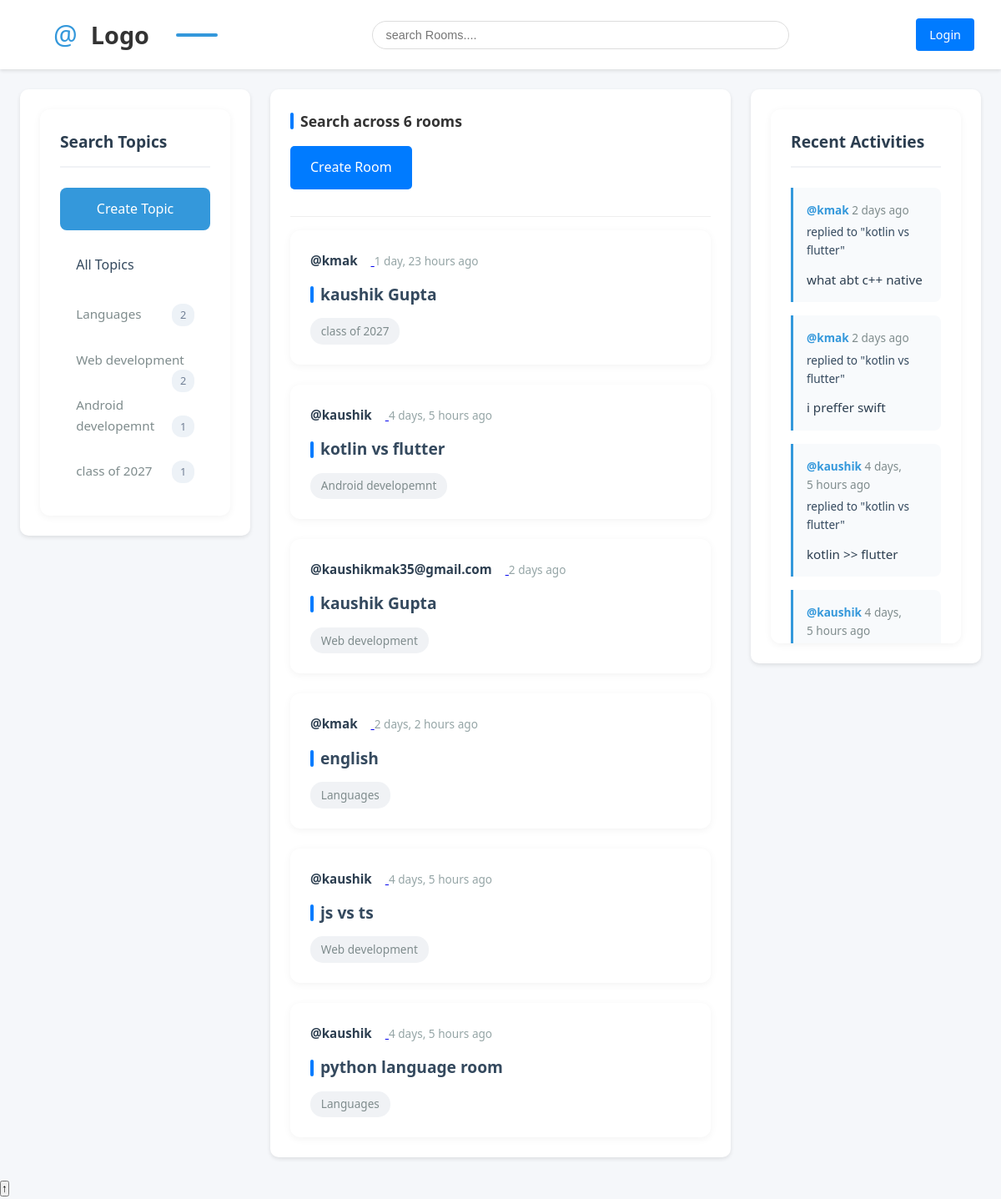
The app's page /, older data.
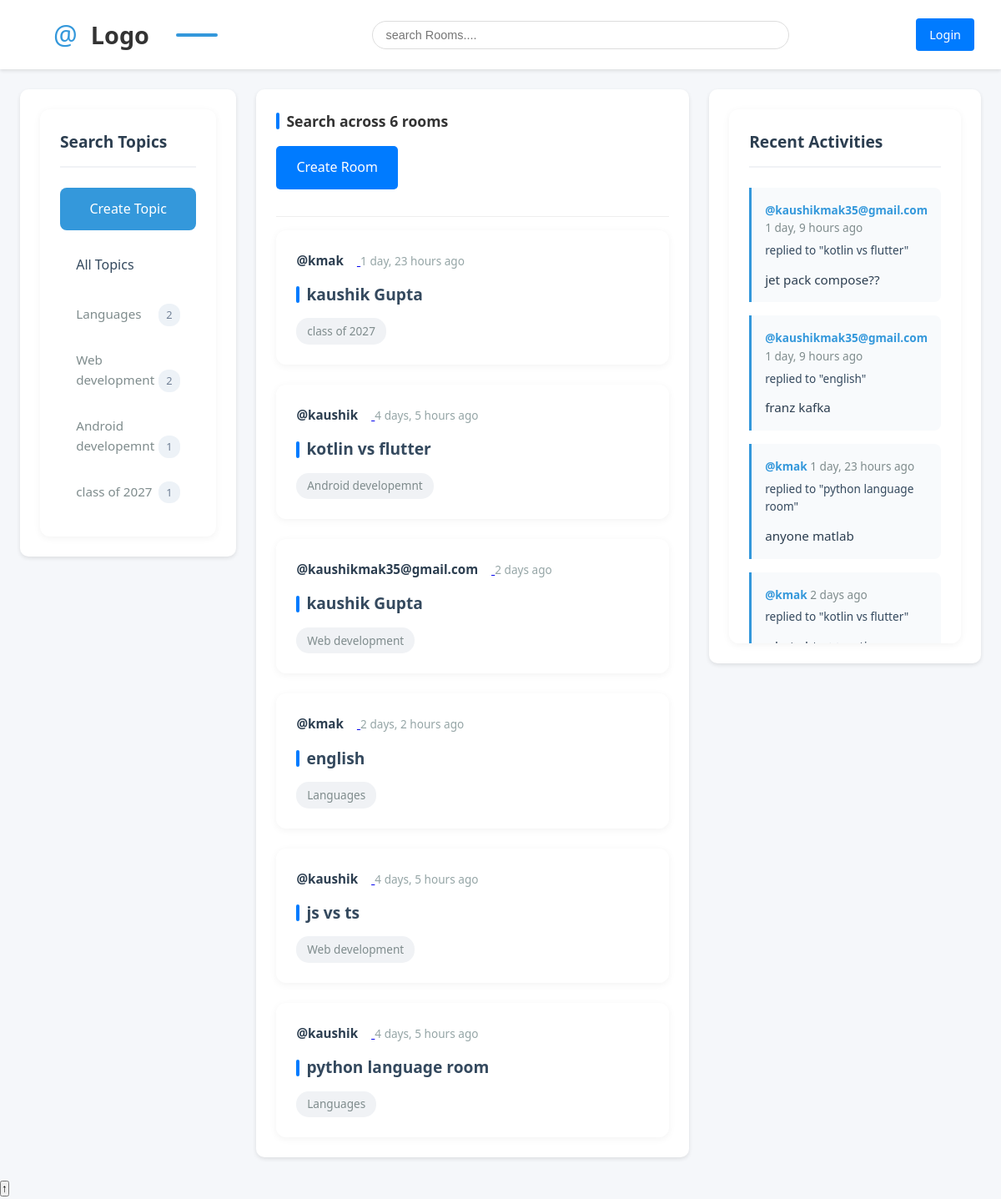
The same page, newer data.
### base/models.py (models this page shows, shortened)
class Topic(models.Model):
    name = models.CharField(max_length=200)

class Room(models.Model):
    host = models.ForeignKey(User, on_delete=models.SET_NULL, null=True)
    topic = models.ForeignKey(Topic, on_delete=models.SET_NULL, null=True)
    name = models.CharField(max_length=200)
    description = models.TextField(null=True, blank=True)
    participants = models.ManyToManyField(User, related_name='participants', blank=True)
    updated = models.DateTimeField(auto_now=True)
    created = models.DateTimeField(auto_now_add=True)
    def __str__(self):
        return str(self.name)
    class Meta:
        ordering = ['-updated','-created']

class Message(models.Model):
    user = models.ForeignKey(User, on_delete=models.CASCADE)
    room = models.ForeignKey(Room, on_delete=models.CASCADE)
    body = models.TextField()
    updated = models.DateTimeField(auto_now=True)
    created = models.DateTimeField(auto_now_add=True)
    class Meta:
        ordering = ['-updated','-created']
    def __str__(self):
        return self.body[0:50]

### base/views.py (the view)
# urls.py: path('', views.home, name="home"),
def home(request):
    query = request.GET.get('q', '')  # Default to empty string if q is not in GET
    if query == '':
        rooms = Room.objects.all()
    else:
        rooms = Room.objects.filter(
            Q(topic__name__contains = query) | Q(name__icontains=query) | Q(description__icontains=query)
            )
    topic  = Topic.objects.all()
    room_count = rooms.count()
    room_messages = Message.objects.filter(Q(room__topic__name__icontains=query))
    context = {'rooms': rooms, 'topic': topic, 'room_count': room_count, 'room_messages': room_messages}
    return render(request, 'base/home.html', context)

### base/templates/base/home.html
{% extends 'main.html' %}
{% block content %}
<div class="home-container">
    <div class="sidebar-left">
        {% include 'base/topic_widget.html' %}
    </div>
    <div class="main-content">
        <div class="header-section">
            <h5><span>Search across {{room_count}} rooms</span></h5>
            <a href="{% url 'create-room' %}" class="create-room-btn">Create Room</a>
        </div>
        <hr>
        <div class="feed-section">
            {% include 'base/feed_widget.html' %}
        </div>
    </div>
    <div class="sidebar-right">
        {% include 'base/activity_widget.html' %}
    </div>
</div>
{% endblock %}

### base/templates/base/topic_widget.html
<div class="topic-widget-container">
    <h3>Search Topics</h3>
    <a href="{% url 'create-topic' %}" class="create-topic">
        <p>Create Topic</p>
    </a>
    <a href="{% url 'home' %}" class="all-topics">All Topics</a>
    {% for i in topic %}
        <div data-count="{{ i.room_set.count }}">
            <a href="{% url 'home' %}?q={{i.name}}"
               {% if request.GET.q == i.name %}class="active"{% endif %}>
                {{i.name}}
            </a>
        </div>
    {% endfor %}
</div>

### base/templates/base/feed_widget.html (shortened to what this page needs)
<div class="feed-container">
  {% for i in rooms %}
  <div data-room-id="{{ i.id }}">
    <a href="{% url 'user-profile' i.host.id %}" class="user-link">
      <span>@{{ i.host.username }}</span>
    </a>
    <time datetime="{{ i.created|date:'c' }}">{{i.created|timesince}} ago</time>
    <h5><a href="{% url 'room' i.id %}">{{i.name}}</a></h5>
    <small class="topic-tag">{{i.topic.name}}</small>
  </div>
  {% endfor %}
</div>

### base/templates/base/activity_widget.html (shortened to what this page needs)
<div class="activity-feed-container">
    <h3>Recent Activities</h3>
    {% for msg in room_messages %}
    <div class="activity-item" data-message-id="{{ msg.id }}">
        <div class="activity-header">
            <small>
                <a href="{% url 'user-profile' msg.user.id %}">
                    @{{msg.user}}
                </a>
                <span class="timestamp">{{msg.created|timesince}} ago</span>
            </small>
            <small>replied to "{{msg.room}}"</small>
        </div>
        <p>{{msg}}</p>
    </div>
    {% endfor %}
</div>

Row changes from the older to the newer data that the page shows:
no longer on this page (row unchanged): Message: user "kmak", created "2 days", room "kotlin vs flutter", body "i preffer swift"
no longer on this page (row unchanged): Message: user "kaushik", created "4 days, 5 hours", room "kotlin vs flutter", body "kotlin >> flutter"
no longer on this page (row unchanged): Message: user "kaushik", created "4 days, 5 hours"
added Message: user "kaushikmak35@gmail.com", created "1 day, 9 hours", room "kotlin vs flutter", body "jet pack compose??"
added Message: user "kaushikmak35@gmail.com", created "1 day, 9 hours", room "english", body "franz kafka"
added Message: user "kmak", created "1 day, 23 hours", room "python language room", body "anyone matlab"
